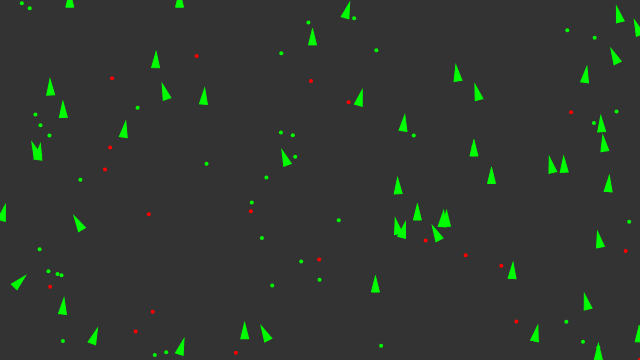
Frame 1 (no input)
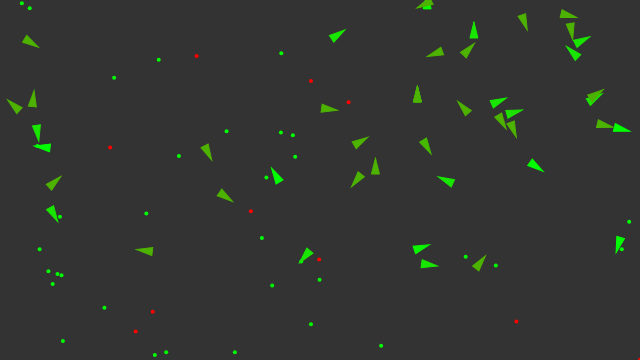
Frame 60 (no input)
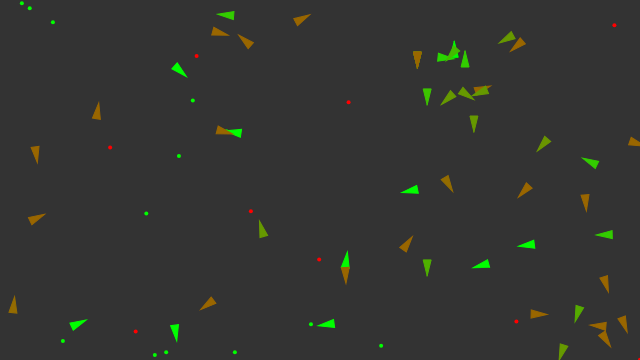
Frame 120 (the mouse pressed at the canvas centre since frame 60)

The p5.js sketch that drew these frames (run headless with seeded random() and noise() and a simulated clock; from frame 60 on, the mouse is pressed at the canvas centre):

// p5.js sketch
// ── sketch.js


var vehicles = [];
var food = [];
var poison = [];

var debug;

function setup() {
  createCanvas(640, 360);
  for (var i = 0; i < 50; i++) {
    var x = random(width);
    var y = random(height);
    vehicles[i] = new Vehicle(x, y);
  }

  for (var i = 0; i < 40; i++) {
    var x = random(width);
    var y = random(height);
    food.push(createVector(x, y));
  }

  for (var i = 0; i < 20; i++) {
    var x = random(width);
    var y = random(height);
    poison.push(createVector(x, y));
  }

  // debug = createCheckbox();




}

function mouseDragged() {
  vehicles.push(new Vehicle(mouseX, mouseY));
}

function draw() {
  background(51);

  if (random(1) < 0.1) {
    var x = random(width);
    var y = random(height);
    food.push(createVector(x, y));
  }

  if (random(1) < 0.01) {
    var x = random(width);
    var y = random(height);
    poison.push(createVector(x, y));
  }


  for (var i = 0; i < food.length; i++) {
    fill(0, 255, 0);
    noStroke();
    ellipse(food[i].x, food[i].y, 4, 4);
  }

  for (var i = 0; i < poison.length; i++) {
    fill(255, 0, 0);
    noStroke();
    ellipse(poison[i].x, poison[i].y, 4, 4);
  }

  for (var i = vehicles.length - 1; i >= 0; i--) {
    vehicles[i].boundaries();
    vehicles[i].behaviors(food, poison);
    vehicles[i].update();
    vehicles[i].display();

    var newVehicle = vehicles[i].clone();
    if (newVehicle != null) {
      vehicles.push(newVehicle);
    }

    if (vehicles[i].dead()) {
      var x = vehicles[i].position.x;
      var y = vehicles[i].position.y;
      food.push(createVector(x, y));
      vehicles.splice(i, 1);
    }

  }
}

// ── vehicle.js

var mr = 0.01;

function Vehicle(x, y, dna) {
  this.acceleration = createVector(0, 0);
  this.velocity = createVector(0, -2);
  this.position = createVector(x, y);
  this.r = 4;
  this.maxspeed = 5;
  this.maxforce = 0.5;

  this.health = 1;

  this.dna = [];
  if (dna === undefined) {
    // Food weight
    this.dna[0] = random(-2, 2);
    // Poison weight
    this.dna[1] = random(-2, 2);
    // Food perception
    this.dna[2] = random(0, 100);
    // Poision Percepton
    this.dna[3] = random(0, 100);
  } else {
    // Mutation
    this.dna[0] = dna[0];
    if (random(1) < mr) {
      this.dna[0] += random(-0.1, 0.1);
    }
    this.dna[1] = dna[1];
    if (random(1) < mr) {
      this.dna[1] += random(-0.1, 0.1);
    }
    this.dna[2] = dna[2];
    if (random(1) < mr) {
      this.dna[2] += random(-10, 10);
    }
    this.dna[3] = dna[3];
    if (random(1) < mr) {
      this.dna[3] += random(-10, 10);
    }
  }

  this.update = function() {

    this.health -= 0.005;

    // Update velocity
    this.velocity.add(this.acceleration);
    // Limit speed
    this.velocity.limit(this.maxspeed);
    this.position.add(this.velocity);
    // Reset accelerationelertion to 0 each cycle
    this.acceleration.mult(0);
  }

  this.applyForce = function(force) {
    this.acceleration.add(force);
  }

  this.behaviors = function(good, bad) {
    var steerG = this.eat(good, 0.2, this.dna[2]);
    var steerB = this.eat(bad, -1, this.dna[3]);

    steerG.mult(this.dna[0]);
    steerB.mult(this.dna[1]);

    this.applyForce(steerG);
    this.applyForce(steerB);
  }

  this.clone = function() {
    if (random(1) < 0.002) {
      return new Vehicle(this.position.x, this.position.y, this.dna);
    } else {
      return null;
    }
  }

  this.eat = function(list, nutrition, perception) {
    var record = Infinity;
    var closest = null;
    for (var i = list.length - 1; i >= 0; i--) {
      var d = this.position.dist(list[i]);

      if (d < this.maxspeed) {
        list.splice(i, 1);
        this.health += nutrition;
      } else {
        if (d < record && d < perception) {
          record = d;
          closest = list[i];
        }
      }
    }

    if (closest != null) {
      return this.seek(closest);
    }

    return createVector(0, 0);
  }

  //steering force towards a target
  this.seek = function(target) {

    var desired = p5.Vector.sub(target, this.position);

    // Scale to maximum speed
    desired.setMag(this.maxspeed);

    // Steering = Desired minus velocity
    var steer = p5.Vector.sub(desired, this.velocity);
    steer.limit(this.maxforce); 

    return steer;
  }

  this.dead = function() {
    return (this.health < 0)
  }

  this.display = function() {
    var angle = this.velocity.heading() + PI / 2;

    push();
    translate(this.position.x, this.position.y);
    rotate(angle);


    // if (debug.checked()) {
    //   strokeWeight(3);
    //   stroke(0, 255, 0);
    //   noFill();
    //   line(0, 0, 0, -this.dna[0] * 25);
    //   strokeWeight(2);
    //   ellipse(0, 0, this.dna[2] * 2);
    //   stroke(255, 0, 0);
    //   line(0, 0, 0, -this.dna[1] * 25);
    //   ellipse(0, 0, this.dna[3] * 2);
    // }

    var gr = color(0, 255, 0);
    var rd = color(255, 0, 0);
    var col = lerpColor(rd, gr, this.health);

    fill(col);
    stroke(col);
    strokeWeight(1);
    beginShape();
    vertex(0, -this.r * 2);
    vertex(-this.r, this.r * 2);
    vertex(this.r, this.r * 2);
    endShape(CLOSE);

    pop();
  }


  this.boundaries = function() {
    var d = 25;

    var desired = null;

    if (this.position.x < d) {
      desired = createVector(this.maxspeed, this.velocity.y);
    } else if (this.position.x > width - d) {
      desired = createVector(-this.maxspeed, this.velocity.y);
    }

    if (this.position.y < d) {
      desired = createVector(this.velocity.x, this.maxspeed);
    } else if (this.position.y > height - d) {
      desired = createVector(this.velocity.x, -this.maxspeed);
    }

    if (desired !== null) {
      desired.normalize();
      desired.mult(this.maxspeed);
      var steer = p5.Vector.sub(desired, this.velocity);
      steer.limit(this.maxforce);
      this.applyForce(steer);
    }
  }
}
